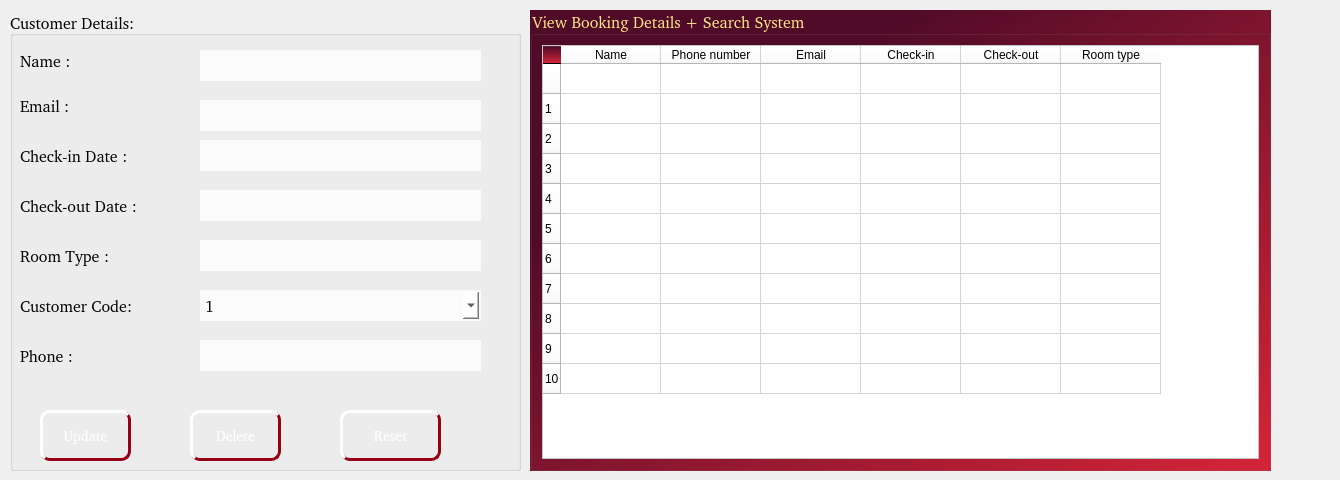
    <widget class="QWidget" name="tab_8">
     <attribute name="title">
      <string>Booking Management</string>
     </attribute>
     <widget class="QGroupBox" name="groupBox">
      <property name="geometry">
       <rect>
        <x>530</x>
        <y>10</y>
        <width>741</width>
        <height>461</height>
       </rect>
      </property>
      <property name="font">
       <font>
        <family>#9Slide03 SFU Toledo Bold</family>
        <pointsize>12</pointsize>
        <weight>9</weight>
        <italic>false</italic>
        <bold>false</bold>
       </font>
      </property>
      <property name="styleSheet">
       <string notr="true">background-color: qlineargradient(spread:pad, x1:0.221636, y1:0.171091, x2:0.994318, y2:0.960227, stop:0.0681818 rgba(80, 11, 40, 255), stop:1 rgba(211, 26, 48, 243));
font: 75 12pt &quot;#9Slide03 SFU Toledo Bold&quot;;
color: rgb(255, 232, 137);
</string>
      </property>
      <property name="title">
       <string>View Booking Details + Search System</string>
      </property>
      <layout class="QVBoxLayout" name="verticalLayout_2">
       <item>
        <widget class="QTableWidget" name="tableWidget">
         <property name="styleSheet">
          <string notr="true">background-color: rgb(255, 255, 255);
font: 10pt &quot;Cambria&quot;;
color: rgb(0, 0, 0);</string>
         </property>
         <row>
          <property name="text">
           <string/>
          </property>
         </row>
         <row>
          <property name="text">
           <string>1</string>
          </property>
         </row>
         <row>
          <property name="text">
           <string>2</string>
          </property>
         </row>
         <row>
          <property name="text">
           <string>3</string>
          </property>
         </row>
         <row>
          <property name="text">
           <string>4</string>
          </property>
         </row>
         <row>
          <property name="text">
           <string>5</string>
          </property>
         </row>
         <row>
          <property name="text">
           <string>6</string>
          </property>
         </row>
         <row>
          <property name="text">
           <string>7</string>
          </property>
         </row>
         <row>
          <property name="text">
           <string>8</string>
          </property>
         </row>
         <row>
          <property name="text">
           <string>9</string>
          </property>
         </row>
         <row>
          <property name="text">
           <string>10</string>
          </property>
         </row>
         <column>
          <property name="text">
           <string>Name</string>
          </property>
          <property name="background">
           <color>
            <red>119</red>
            <green>139</green>
            <blue>206</blue>
           </color>
          </property>
         </column>
         <column>
          <property name="text">
           <string>Phone number</string>
          </property>
          <property name="background">
           <color>
            <red>119</red>
            <green>139</green>
            <blue>206</blue>
           </color>
          </property>
         </column>
         <column>
          <property name="text">
           <string>Email</string>
          </property>
          <property name="background">
           <color>
            <red>119</red>
            <green>139</green>
            <blue>206</blue>
           </color>
          </property>
         </column>
         <column>
          <property name="text">
           <string>Check-in</string>
          </property>
          <property name="background">
           <color>
            <red>119</red>
            <green>139</green>
            <blue>206</blue>
           </color>
          </property>
         </column>
         <column>
          <property name="text">
           <string>Check-out</string>
          </property>
          <property name="background">
           <color>
            <red>119</red>
            <green>139</green>
            <blue>206</blue>
           </color>
          </property>
         </column>
         <column>
          <property name="text">
           <string>Room type</string>
          </property>
         </column>
        </widget>
       </item>
      </layout>
     </widget>
     <widget class="QLabel" name="label_2">
      <property name="geometry">
       <rect>
        <x>910</x>
        <y>-10</y>
        <width>421</width>
        <height>31</height>
       </rect>
      </property>
      <property name="text">
       <string/>
      </property>
     </widget>
     <widget class="QGroupBox" name="groupBoxCustomerDetails">
      <property name="geometry">
       <rect>
        <x>10</x>
        <y>10</y>
        <width>511</width>
        <height>461</height>
       </rect>
      </property>
      <property name="font">
       <font>
        <family>#9Slide03 SFU Toledo Bold</family>
        <pointsize>12</pointsize>
        <weight>50</weight>
        <italic>false</italic>
        <bold>false</bold>
       </font>
      </property>
      <property name="styleSheet">
       <string notr="true">border-color: rgb(255, 255, 255);
background-color: rgb(255, 255, 255);
color: qlineargradient(spread:pad, x1:0.608, y1:0.546091, x2:0.994318, y2:0.960227, stop:0.0681818 rgba(80, 11, 40, 255), stop:1 rgba(210, 26, 48, 243));
font: 12pt &quot;#9Slide03 SFU Toledo Bold&quot;;
    border: 1px solid rgb(60, 60, 60); /* Viền đen */
    border-radius: 1px; /* Bo góc nhẹ để nhìn mềm mại hơn */
hover {
    background-color: rgb(90, 150, 200); /* Màu sáng hơn khi hover */
}
</string>
      </property>
      <property name="title">
       <string>Customer Details:</string>
      </property>
      <property name="alignment">
       <set>Qt::AlignBottom|Qt::AlignLeading|Qt::AlignLeft</set>
      </property>
      <property name="flat">
       <bool>false</bool>
      </property>
      <widget class="QLabel" name="label_168">
       <property name="geometry">
        <rect>
         <x>10</x>
         <y>80</y>
         <width>121</width>
         <height>31</height>
        </rect>
       </property>
       <property name="font">
        <font>
         <family>#9Slide03 SFU Toledo Bold</family>
         <pointsize>12</pointsize>
         <weight>50</weight>
         <italic>false</italic>
         <bold>false</bold>
        </font>
       </property>
       <property name="styleSheet">
        <string notr="true">background-color: transparent;
 border:transparent;</string>
       </property>
       <property name="text">
        <string>Email :</string>
       </property>
      </widget>
      <widget class="QLabel" name="label_169">
       <property name="geometry">
        <rect>
         <x>10</x>
         <y>130</y>
         <width>151</width>
         <height>31</height>
        </rect>
       </property>
       <property name="font">
        <font>
         <family>#9Slide03 SFU Toledo Bold</family>
         <pointsize>12</pointsize>
         <weight>50</weight>
         <italic>false</italic>
         <bold>false</bold>
        </font>
       </property>
       <property name="styleSheet">
        <string notr="true">background-color: transparent; border:transparent;</string>
       </property>
       <property name="text">
        <string>Check-in Date :</string>
       </property>
      </widget>
      <widget class="QLabel" name="label_170">
       <property name="geometry">
        <rect>
         <x>10</x>
         <y>180</y>
         <width>151</width>
         <height>31</height>
        </rect>
       </property>
       <property name="font">
        <font>
         <family>#9Slide03 SFU Toledo Bold</family>
         <pointsize>12</pointsize>
         <weight>50</weight>
         <italic>false</italic>
         <bold>false</bold>
        </font>
       </property>
       <property name="styleSheet">
        <string notr="true">background-color: transparent; border:transparent;</string>
       </property>
       <property name="text">
        <string>Check-out Date :</string>
       </property>
      </widget>
      <widget class="QLabel" name="label_171">
       <property name="geometry">
        <rect>
         <x>10</x>
         <y>230</y>
         <width>151</width>
         <height>31</height>
        </rect>
       </property>
       <property name="font">
        <font>
         <family>#9Slide03 SFU Toledo Bold</family>
         <pointsize>12</pointsize>
         <weight>50</weight>
         <italic>false</italic>
         <bold>false</bold>
        </font>
       </property>
       <property name="styleSheet">
        <string notr="true">background-color: transparent; border:transparent;</string>
       </property>
       <property name="text">
        <string>Room Type :</string>
       </property>
      </widget>
      <widget class="QLabel" name="label_172">
       <property name="geometry">
        <rect>
         <x>10</x>
         <y>280</y>
         <width>191</width>
         <height>31</height>
        </rect>
       </property>
       <property name="font">
        <font>
         <family>#9Slide03 SFU Toledo Bold</family>
         <pointsize>12</pointsize>
         <weight>50</weight>
         <italic>false</italic>
         <bold>false</bold>
        </font>
       </property>
       <property name="styleSheet">
        <string notr="true">background-color: transparent; border:transparent;</string>
       </property>
       <property name="text">
        <string>Customer Code:</string>
       </property>
      </widget>
      <widget class="QLabel" name="label_173">
       <property name="geometry">
        <rect>
         <x>10</x>
         <y>330</y>
         <width>191</width>
         <height>31</height>
        </rect>
       </property>
       <property name="font">
        <font>
         <family>#9Slide03 SFU Toledo Bold</family>
         <pointsize>12</pointsize>
         <weight>50</weight>
         <italic>false</italic>
         <bold>false</bold>
        </font>
       </property>
       <property name="styleSheet">
        <string notr="true">background-color: transparent; border:transparent;</string>
       </property>
       <property name="text">
        <string>Phone :</string>
       </property>
      </widget>
      <widget class="QPushButton" name="pushButtonUpdate">
       <property name="geometry">
        <rect>
         <x>30</x>
         <y>400</y>
         <width>91</width>
         <height>51</height>
        </rect>
       </property>
       <property name="font">
        <font>
         <family>#9Slide03 SFU Toledo Bold</family>
         <pointsize>-1</pointsize>
         <weight>50</weight>
         <italic>false</italic>
         <bold>false</bold>
        </font>
       </property>
       <property name="styleSheet">
        <string notr="true">
QPushButton {
    background-color: qlineargradient(spread:pad, x1:0.221636, y1:0.171091, x2:0.994318, y2:0.960227,
                                      stop:0.0681818 rgba(80, 11, 40, 255),
                                      stop:1 rgba(211, 26, 48, 243)); /* Gradient màu nền */
    color: white;
    border-radius: 10px;
    padding: 8px;
    font-size: 14px;

    /* Viền sáng ở trên &amp; tối ở dưới để tạo hiệu ứng 3D */
    border: 2px solid rgb(255, 255, 255); /* Viền trắng tổng thể */
    border-top: 3px solid rgb(255, 255, 255); /* Viền trên sáng hơn */
    border-left: 3px solid rgb(255, 255, 255);
    border-bottom: 3px solid rgb(150, 0, 20); /* Viền dưới tối hơn */
    border-right: 3px solid rgb(150, 0, 20);
}

QPushButton:pressed {
    border-top: 3px solid rgb(150, 0, 20); /* Khi nhấn, đổi viền trên tối hơn */
    border-left: 3px solid rgb(150, 0, 20);
    border-bottom: 3px solid rgb(255, 255, 255); /* Viền dưới sáng hơn */
    border-right: 3px solid rgb(255, 255, 255);
    background-color: rgb(150, 0, 20); /* Màu nền tối hơn khi nhấn */
}
</string>
       </property>
       <property name="text">
        <string>Update</string>
       </property>
      </widget>
      <widget class="QPushButton" name="pushButtonDelete">
       <property name="geometry">
        <rect>
         <x>180</x>
         <y>400</y>
         <width>91</width>
         <height>51</height>
        </rect>
       </property>
       <property name="font">
        <font>
         <family>#9Slide03 SFU Toledo Bold</family>
         <pointsize>-1</pointsize>
         <weight>50</weight>
         <italic>false</italic>
         <bold>false</bold>
        </font>
       </property>
       <property name="styleSheet">
        <string notr="true">
QPushButton {
    background-color: qlineargradient(spread:pad, x1:0.221636, y1:0.171091, x2:0.994318, y2:0.960227,
                                      stop:0.0681818 rgba(80, 11, 40, 255),
                                      stop:1 rgba(211, 26, 48, 243)); /* Gradient màu nền */
    color: white;
    border-radius: 10px;
    padding: 8px;
    font-size: 14px;

    /* Viền sáng ở trên &amp; tối ở dưới để tạo hiệu ứng 3D */
    border: 2px solid rgb(255, 255, 255); /* Viền trắng tổng thể */
    border-top: 3px solid rgb(255, 255, 255); /* Viền trên sáng hơn */
    border-left: 3px solid rgb(255, 255, 255);
    border-bottom: 3px solid rgb(150, 0, 20); /* Viền dưới tối hơn */
    border-right: 3px solid rgb(150, 0, 20);
}

QPushButton:pressed {
    border-top: 3px solid rgb(150, 0, 20); /* Khi nhấn, đổi viền trên tối hơn */
    border-left: 3px solid rgb(150, 0, 20);
    border-bottom: 3px solid rgb(255, 255, 255); /* Viền dưới sáng hơn */
    border-right: 3px solid rgb(255, 255, 255);
    background-color: rgb(150, 0, 20); /* Màu nền tối hơn khi nhấn */
}
</string>
       </property>
       <property name="text">
        <string>Delete</string>
       </property>
      </widget>
      <widget class="QPushButton" name="pushButtonreset">
       <property name="geometry">
        <rect>
         <x>330</x>
         <y>400</y>
         <width>101</width>
         <height>51</height>
        </rect>
       </property>
       <property name="font">
        <font>
         <family>#9Slide03 SFU Toledo Bold</family>
         <pointsize>-1</pointsize>
         <weight>50</weight>
         <italic>false</italic>
         <bold>false</bold>
        </font>
       </property>
       <property name="styleSheet">
        <string notr="true">
QPushButton {
    background-color: qlineargradient(spread:pad, x1:0.221636, y1:0.171091, x2:0.994318, y2:0.960227,
                                      stop:0.0681818 rgba(80, 11, 40, 255),
                                      stop:1 rgba(211, 26, 48, 243)); /* Gradient màu nền */
    color: white;
    border-radius: 10px;
    padding: 8px;
    font-size: 14px;

    /* Viền sáng ở trên &amp; tối ở dưới để tạo hiệu ứng 3D */
    border: 2px solid rgb(255, 255, 255); /* Viền trắng tổng thể */
    border-top: 3px solid rgb(255, 255, 255); /* Viền trên sáng hơn */
    border-left: 3px solid rgb(255, 255, 255);
    border-bottom: 3px solid rgb(150, 0, 20); /* Viền dưới tối hơn */
    border-right: 3px solid rgb(150, 0, 20);
}

QPushButton:pressed {
    border-top: 3px solid rgb(150, 0, 20); /* Khi nhấn, đổi viền trên tối hơn */
    border-left: 3px solid rgb(150, 0, 20);
    border-bottom: 3px solid rgb(255, 255, 255); /* Viền dưới sáng hơn */
    border-right: 3px solid rgb(255, 255, 255);
    background-color: rgb(150, 0, 20); /* Màu nền tối hơn khi nhấn */
}
</string>
       </property>
       <property name="text">
        <string>Reset</string>
       </property>
      </widget>
      <widget class="QLabel" name="label_174">
       <property name="geometry">
        <rect>
         <x>170</x>
         <y>30</y>
         <width>321</width>
         <height>351</height>
        </rect>
       </property>
       <property name="font">
        <font>
         <family>#9Slide03 SFU Toledo Bold</family>
         <pointsize>10</pointsize>
         <weight>50</weight>
         <italic>false</italic>
         <bold>false</bold>
        </font>
       </property>
       <property name="styleSheet">
        <string notr="true">QWidget {
    background-color: transparent; /* Nền hoàn toàn trong suốt */
    border: 2px solid transparent; /* Viền trong suốt */
    color: rgba(255, 255, 255, 255); /* Giữ màu chữ */
    font: 10pt &quot;#9Slide03 SFU Toledo Bold&quot;;
    border-radius: 2px; /* Bo góc nhẹ */
}

QWidget:hover {
    background-color: rgba(90, 150, 200, 100); /* Hover có màu mờ (gần trong suốt) */
}
</string>
       </property>
       <property name="text">
        <string/>
       </property>
       <property name="pixmap">
        <pixmap>../images/booking.jpg</pixmap>
       </property>
       <property name="scaledContents">
        <bool>true</bool>
       </property>
      </widget>
      <widget class="QLineEdit" name="lineEdit">
       <property name="geometry">
        <rect>
         <x>190</x>
         <y>40</y>
         <width>281</width>
         <height>31</height>
        </rect>
       </property>
       <property name="styleSheet">
        <string notr="true">border: 2px solid transparent;
background-color: rgb(255, 255, 255,200);
color: rgb(0, 0, 0);</string>
       </property>
      </widget>
      <widget class="QComboBox" name="comboBox_3">
       <property name="geometry">
        <rect>
         <x>190</x>
         <y>280</y>
         <width>281</width>
         <height>31</height>
        </rect>
       </property>
       <property name="styleSheet">
        <string notr="true">border: 2px solid transparent;
background-color: rgb(255, 255, 255,200);
color: rgb(0, 0, 0);</string>
       </property>
       <item>
        <property name="text">
         <string>1</string>
        </property>
       </item>
       <item>
        <property name="text">
         <string>2</string>
        </property>
       </item>
       <item>
        <property name="text">
         <string>3</string>
        </property>
       </item>
       <item>
        <property name="text">
         <string>4</string>
        </property>
       </item>
       <item>
        <property name="text">
         <string>5</string>
        </property>
       </item>
      </widget>
      <widget class="QLineEdit" name="lineEdit_3">
       <property name="geometry">
        <rect>
         <x>190</x>
         <y>90</y>
         <width>281</width>
         <height>31</height>
        </rect>
       </property>
       <property name="styleSheet">
        <string notr="true">border: 2px solid transparent;
background-color: rgb(255, 255, 255,200);
color: rgb(0, 0, 0);</string>
       </property>
       <property name="text">
        <string/>
       </property>
      </widget>
      <widget class="QLabel" name="label_175">
       <property name="geometry">
        <rect>
         <x>10</x>
         <y>30</y>
         <width>121</width>
         <height>41</height>
        </rect>
       </property>
       <property name="font">
        <font>
         <family>#9Slide03 SFU Toledo Bold</family>
         <pointsize>12</pointsize>
         <weight>50</weight>
         <italic>false</italic>
         <bold>false</bold>
        </font>
       </property>
       <property name="styleSheet">
        <string notr="true">background-color: transparent;
 border:transparent;</string>
       </property>
       <property name="text">
        <string>Name :</string>
       </property>
      </widget>
      <widget class="QLineEdit" name="lineEdit_4">
       <property name="geometry">
        <rect>
         <x>190</x>
         <y>330</y>
         <width>281</width>
         <height>31</height>
        </rect>
       </property>
       <property name="styleSheet">
        <string notr="true">border: 2px solid transparent;
background-color: rgb(255, 255, 255,200);
color: rgb(0, 0, 0);</string>
       </property>
      </widget>
      <widget class="QLineEdit" name="lineEdit_5">
       <property name="geometry">
        <rect>
         <x>190</x>
         <y>130</y>
         <width>281</width>
         <height>31</height>
        </rect>
       </property>
       <property name="styleSheet">
        <string notr="true">border: 2px solid transparent;
background-color: rgb(255, 255, 255,200);
color: rgb(0, 0, 0);</string>
       </property>
       <property name="text">
        <string/>
       </property>
      </widget>
      <widget class="QLineEdit" name="lineEdit_6">
       <property name="geometry">
        <rect>
         <x>190</x>
         <y>180</y>
         <width>281</width>
         <height>31</height>
        </rect>
       </property>
       <property name="styleSheet">
        <string notr="true">border: 2px solid transparent;
background-color: rgb(255, 255, 255,200);
color: rgb(0, 0, 0);</string>
       </property>
       <property name="text">
        <string/>
       </property>
      </widget>
      <widget class="QLineEdit" name="lineEdit_7">
       <property name="geometry">
        <rect>
         <x>190</x>
         <y>230</y>
         <width>281</width>
         <height>31</height>
        </rect>
       </property>
       <property name="styleSheet">
        <string notr="true">border: 2px solid transparent;
background-color: rgb(255, 255, 255,200);
color: rgb(0, 0, 0);</string>
       </property>
       <property name="text">
        <string/>
       </property>
      </widget>
     </widget>
    </widget>
